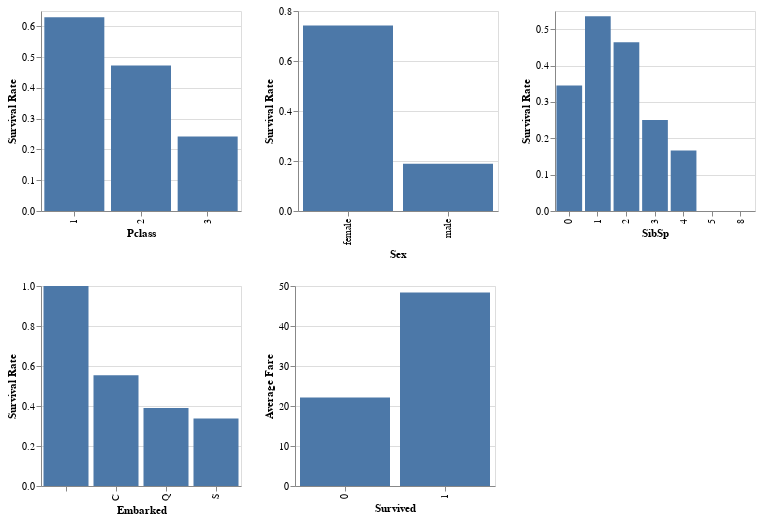

This figure's notebook cell:
### Code cell
[[p1 p2 p3 ]; [p4 p5]]

### Figure 1 — Vega-Lite specification as saved in the notebook (floating-point values rounded to 4 significant figures; data arrays with more than 128 entries replaced by an {"elided": "..."} marker saying what was removed)
{"vconcat": [{"hconcat": [{"data": {"values": {"elided": "891 records"}}, "mark": "bar", "height": 200, "width": 200, "encoding": {"x": {"field": "Pclass", "type": "nominal"}, "y": {"title": "Survival Rate", "aggregate": "mean", "field": "Survived", "type": "quantitative"}}}, {"data": {"values": {"elided": "891 records"}}, "mark": "bar", "height": 200, "width": 200, "encoding": {"x": {"field": "Sex", "type": "nominal"}, "y": {"title": "Survival Rate", "aggregate": "mean", "field": "Survived", "type": "quantitative"}}}, {"data": {"values": {"elided": "891 records"}}, "mark": "bar", "height": 200, "width": 200, "encoding": {"x": {"field": "SibSp", "type": "nominal"}, "y": {"title": "Survival Rate", "aggregate": "mean", "field": "Survived", "type": "quantitative"}}}]}, {"hconcat": [{"data": {"values": {"elided": "891 records"}}, "mark": "bar", "height": 200, "width": 200, "encoding": {"x": {"field": "Embarked", "type": "nominal"}, "y": {"title": "Survival Rate", "aggregate": "mean", "field": "Survived", "type": "quantitative"}}}, {"data": {"values": {"elided": "891 records"}}, "mark": "bar", "width": 200, "height": 200, "encoding": {"x": {"field": "Survived", "type": "nominal"}, "y": {"title": "Average Fare", "aggregate": "mean", "field": "Fare", "type": "quantitative"}}}]}]}
